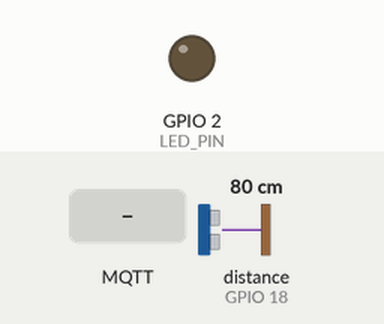
Recording of a sketch running on a simulated ESP32. Parts: output pins drawn as LEDs (lit = HIGH). The inputs (shaded band) are chosen by the test bench; at power-on: distance to the obstacle (sensor on GPIO 18) 80 cm. The echo pulse lasts 58.3 µs per cm; WiFi joins after 1.5 s; servers stay silent unless stated; no MQTT or app messages arrive unless stated; pins used as bus, display or sensor lines are not drawn; what the sketch prints to the serial monitor is not drawn.

Above: at 2.7 s.
2.8 s: MQTT message "toggle" arrives on the first subscribed topic
At 6.2 s:
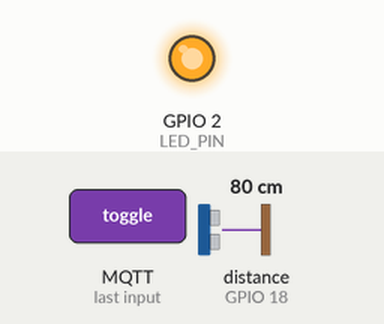
6.5 s: MQTT message "1" arrives on the first subscribed topic
8.0 s: MQTT message "on" arrives on the first subscribed topic
Timing chart, 0 to 11.0 s (numbered marks = the images above; inputs shaded):
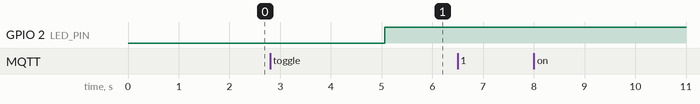

Measured:
- after the input at 2.8 s, GPIO 2 (LED_PIN): LOW → HIGH after 2.3 s
- after the input at 6.5 s, every drawn part: stays the same
- after the input at 8.0 s, every drawn part: stays the same

The sketch:

node4.ino
```cpp
#include <WiFi.h>
#include <PubSubClient.h>
#include <ArduinoJson.h>

// Wi-Fi and MQTT settings
const char* ssid        = "1819_Guest";
const char* password    = "";
const char* mqtt_server = "172.20.0.229";  // MQTT broker IP
constexpr int MQTT_PORT = 1883;

const char* NODE_ID = "Node_4";

String telemetryTopic = String("scada/node/") + NODE_ID + "/data";
String statusTopic    = String("scada/") + NODE_ID + "/status";
String commandTopic   = String("scada/") + NODE_ID + "/command"; // Web UI command listener

// HC-SR04 & Output Pins
constexpr int TRIG_PIN = 5;
constexpr int ECHO_PIN = 18;
constexpr int LED_PIN = 2; // Built-in ESP32 LED for toggling

WiFiClient wifiClient;
PubSubClient mqtt(wifiClient);

bool outputState = false;
constexpr unsigned long PUBLISH_INTERVAL_MS = 2000;
constexpr unsigned long MQTT_RETRY_INTERVAL_MS = 5000;
unsigned long lastPublish = 0;
unsigned long lastMqttAttempt = 0;

void connectWiFi() {
  WiFi.mode(WIFI_STA);
  WiFi.begin(ssid, password);

  Serial.print("Connecting to Wi-Fi");
  unsigned long start = millis();

  while (WiFi.status() != WL_CONNECTED && millis() - start < 15000) {
    delay(500);
    Serial.print(".");
  }
  Serial.println();

  if (WiFi.status() == WL_CONNECTED) {
    Serial.println("Wi-Fi connected");
    Serial.print("IP address: ");
    Serial.println(WiFi.localIP());
  } else {
    Serial.print("Wi-Fi failed; status code: ");
    Serial.println(WiFi.status());
  }
}

// Catch commands from the Flask Web Dashboard
void mqttCallback(char* topic, byte* payload, unsigned int length) {
  String message;
  for (int i = 0; i < length; i++) {
    message += (char)payload[i];
  }

  Serial.print("Command received on topic [");
  Serial.print(topic);
  Serial.print("]: ");
  Serial.println(message);

  if (message == "toggle") {
    outputState = !outputState;
    digitalWrite(LED_PIN, outputState ? HIGH : LOW);
    Serial.println(outputState ? "Output turned ON" : "Output turned OFF");
  }
}

float measureDistanceCm() {
  digitalWrite(TRIG_PIN, LOW);
  delayMicroseconds(2);
  digitalWrite(TRIG_PIN, HIGH);
  delayMicroseconds(10);
  digitalWrite(TRIG_PIN, LOW);

  // Timeout after 30 ms; returns 0 if no echo is received.
  unsigned long duration = pulseIn(ECHO_PIN, HIGH, 30000);

  if (duration == 0) return NAN;

  // Sound travels to the object and back, so divide by two.
  return duration * 0.0343f / 2.0f;
}

void reconnectMQTT() {
  if (WiFi.status() != WL_CONNECTED || mqtt.connected()) return;

  unsigned long now = millis();
  if (now - lastMqttAttempt < MQTT_RETRY_INTERVAL_MS) return;
  lastMqttAttempt = now;

  String clientId = String("ESP32-") + NODE_ID;

  Serial.print("Connecting to MQTT...");
  if (mqtt.connect(clientId.c_str(), statusTopic.c_str(), 1, true, "Offline")) {
    Serial.println(" connected");
    mqtt.publish(statusTopic.c_str(), "Online", true);

    // Subscribe to the web dashboard command topic
    mqtt.subscribe(commandTopic.c_str());
  } else {
    Serial.print(" failed, state=");
    Serial.println(mqtt.state());
  }
}

void publishTelemetry() {
  float distanceCm = measureDistanceCm();

  StaticJsonDocument<128> doc;
  doc["node"] = NODE_ID;

  if (isnan(distanceCm)) {
    doc["value"] = nullptr;
    Serial.println("No echo received");
  } else {
    doc["value"] = distanceCm;
  }

  char payload[128];
  size_t length = serializeJson(doc, payload, sizeof(payload));

  if (length > 0) {
    mqtt.publish(telemetryTopic.c_str(), payload);
    Serial.print("Published: ");
    Serial.println(payload);
  } else {
    Serial.println("Could not serialize telemetry");
  }
}

void setup() {
  Serial.begin(9600);

  // Initialize ultrasonic pins
  pinMode(TRIG_PIN, OUTPUT);
  pinMode(ECHO_PIN, INPUT);
  digitalWrite(TRIG_PIN, LOW);

  // Initialize LED output
  pinMode(LED_PIN, OUTPUT);
  digitalWrite(LED_PIN, LOW);

  mqtt.setServer(mqtt_server, MQTT_PORT);
  mqtt.setCallback(mqttCallback);

  Serial.println("Starting ultrasonic sensor...");
  connectWiFi();
}

void loop() {
  if (WiFi.status() != WL_CONNECTED) connectWiFi();
  reconnectMQTT();

  if (mqtt.connected()) {
    mqtt.loop();

    unsigned long now = millis();
    if (now - lastPublish >= PUBLISH_INTERVAL_MS) {
      lastPublish = now;
      publishTelemetry();
    }
  }
}
```
